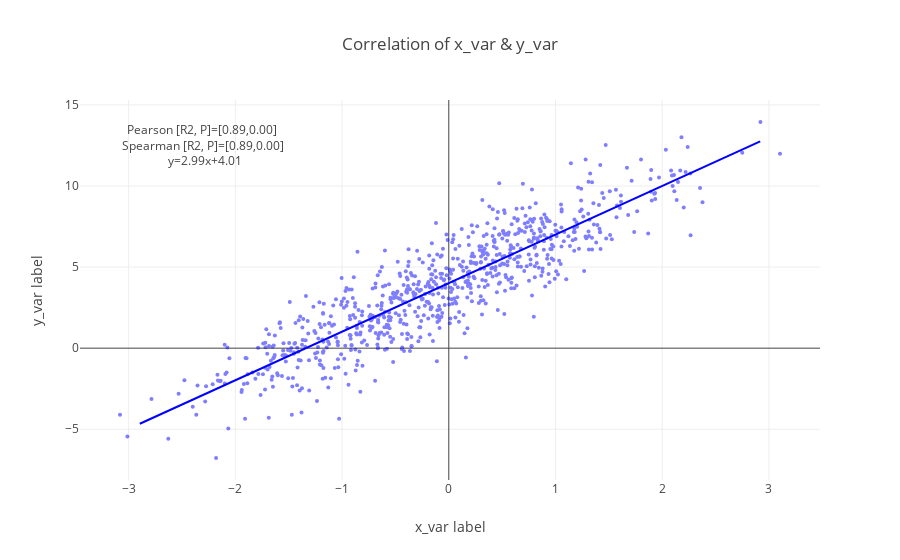

Write notebook code for a chart like this one.
### Markdown cell above
### Correlation Scatter Plots

Plot the relationship between two variables and automatically perform statistical tests for correlation including:
* Pearson's correlation (R^2 and P-value)
* Spearman's correlation (R^2 and P-value)
* Linear model of the two variables

### Code cell
data_source_1 = np.random.randn(800)
data_source_3 = 3*data_source_1 +4 + 1.5*np.random.randn(800)

psp.corrPlot(data_source_1, data_source_3, addCorr=True, addCorrLine=True, 
         title='Correlation of x_var & y_var', xlbl='x_var label', ylbl='y_var label');

### Figure 1 — Plotly figure (JSON) as saved in the notebook; plotly's stock layout.template omitted (floating-point values rounded to 4 significant figures; data arrays with more than 128 entries replaced by an {"elided": "..."} marker saying what was removed)
{"data": [{"legendgroup": null, "marker": {"color": "blue", "colorscale": "Portland", "showscale": false, "size": 4}, "mode": "markers", "name": "Line 0", "opacity": 0.5, "text": "", "type": "scatter", "x": {"elided": "800 float values"}, "y": {"elided": "800 float values"}}, {"hoverinfo": "name+text", "hovertext": "Pearson [R2, P]=[0.89,0.00] <br> Spearman [R2, P]=[0.89,0.00] <br> y=2.99x+4.01", "legendgroup": null, "line": {"color": "blue"}, "mode": "lines", "name": "Line 0 corr", "showlegend": true, "type": "scatter", "x": [-2.896, 2.918], "y": [-4.662, 12.75]}], "layout": {"annotations": [{"showarrow": false, "text": "Pearson [R2, P]=[0.89,0.00] <br> Spearman [R2, P]=[0.89,0.00] <br> y=2.99x+4.01", "x": 0.05, "xref": "paper", "y": 0.95, "yref": "paper"}], "hovermode": "closest", "showlegend": false, "title": "Correlation of x_var & y_var", "xaxis": {"title": "x_var label"}, "yaxis": {"title": "y_var label"}}}
